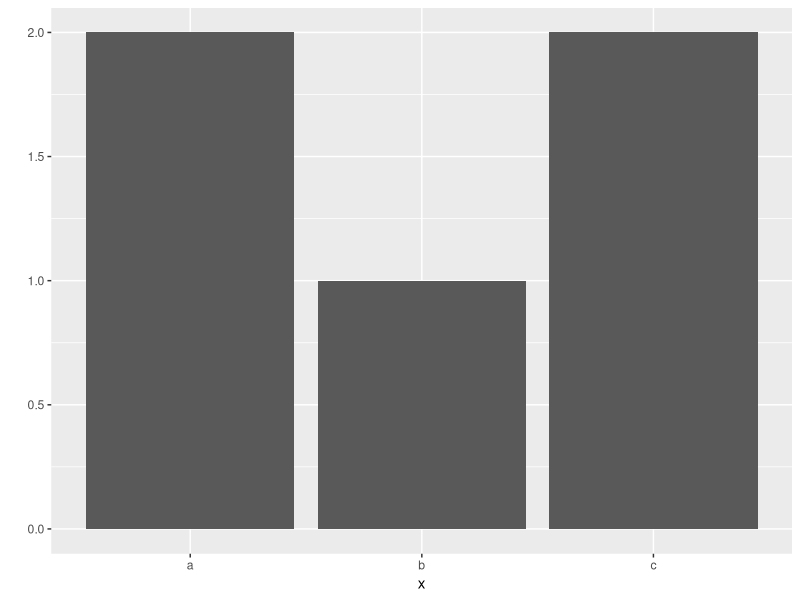
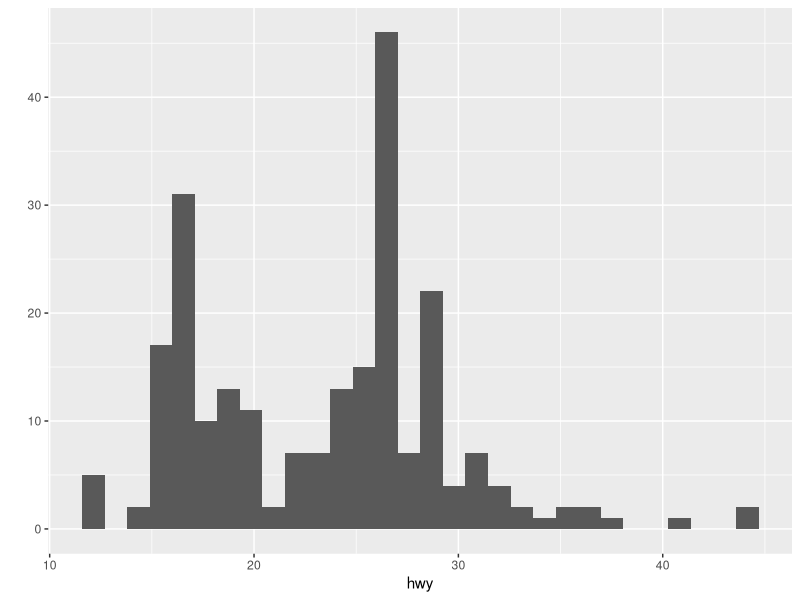
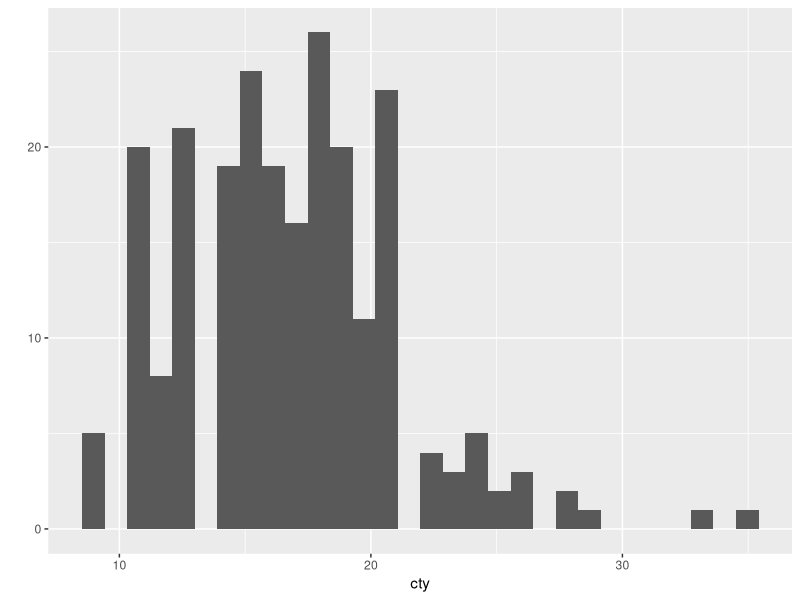
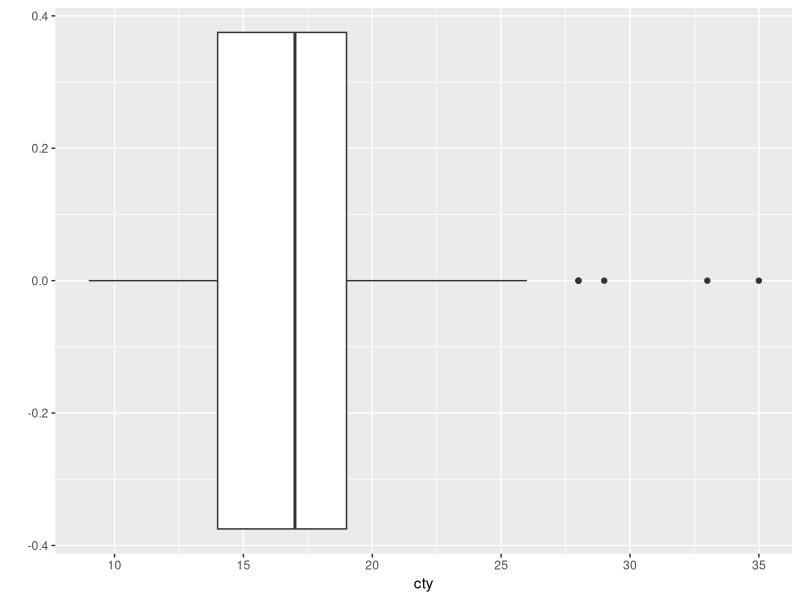
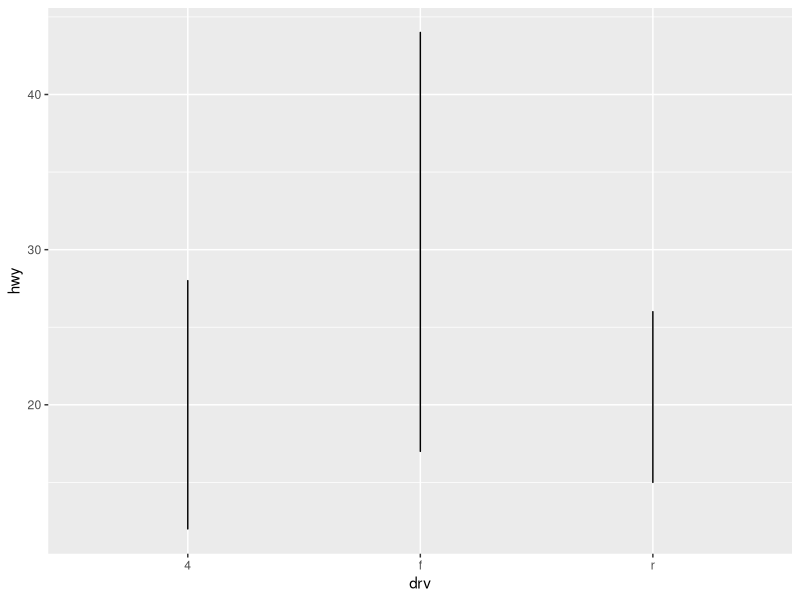
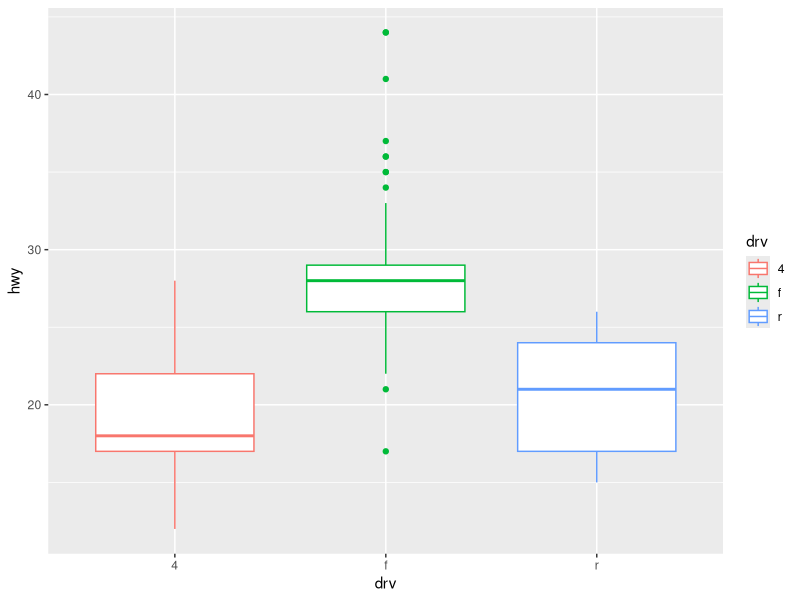
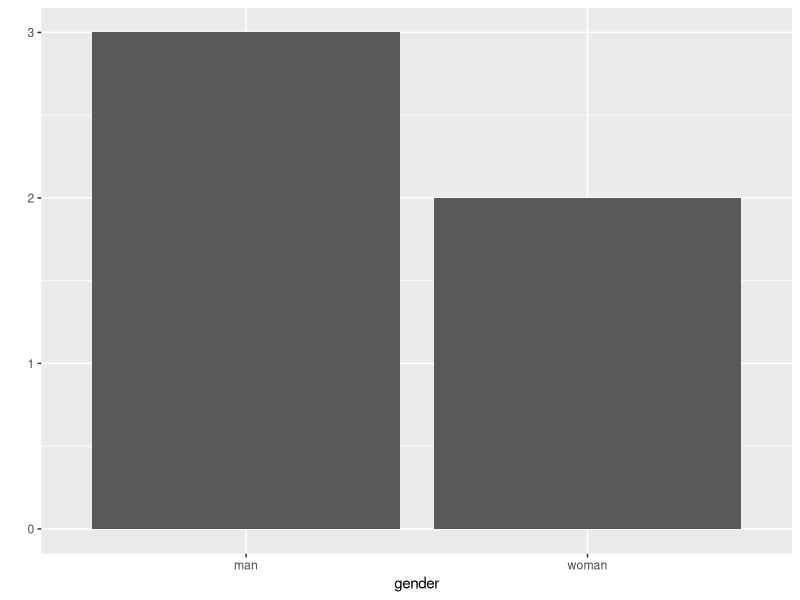
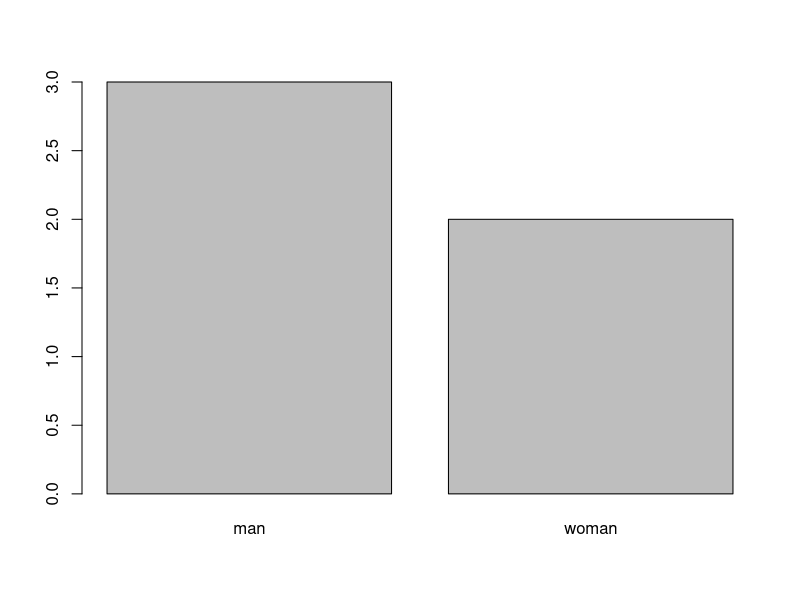

Source code (R) for these figures, in order:
#2022-07-12

#ggplot 패키지 설치

# installed.packages() -> 인스톨한 패키지 확인
# install.packages('ggplot2') -> 패키지 설치
library(ggplot2)
x = c('a', 'b' ,'a', 'c', 'c')
x
qplot(x)

# as 생략 가능 
mpg = as.data.frame(ggplot2::mpg)
mpg
head(mpg)
tail(mpg)
View(mpg)
str(mpg)
head(mpg, 10)

mpg$total = (mpg$cty+mpg$hwy)
mpg


# $avg = mpg$total/2
# View(mpg)
# head(mpg)

qplot(data = mpg, x = hwy, bins = 30)
qplot(data = mpg, x = cty)
qplot(data = mpg, x = cty, geom = 'boxplot')
qplot(data = mpg, x = drv, y = hwy, geom = 'line')
qplot(data = mpg, x = drv, y = hwy, geom = 'boxplot', colour = drv)
# mpg = as.data.frame(gglpot2::mpg)

gender = c('man', 'woman', 'woman', 'man', 'man')
gender
Ngender = as.factor(gender) # 타입 변환
Ngender
# plot(gender) 에러
# qplot(gender)

qplot(gender)
table(Ngender) #man woman 
               #  3     2
mode(Ngender) # "numeric"
class(Ngender) # "factor"
plot(Ngender) # factor로 변환하여 plot 사용 가능
is.factor(Ngender) # TRUE

args(factor) # factor함수 매개인자 정보 출력

Ogender = factor(gender, levels = c('woman', 'man'))
par(mfrow = c(1, 2))
plot(Ngender)
plot(Ogender)

dt = list(name='kim', wife='carry', gender=TRUE, chile.ages=c(4, 7, 9))
dt[1]      # 'kim'
dt['wife'] # 'carry'
dt[3]      # TRUE
length(dt) # 4

# 연산 사칙연산
sc7 = list(d=2:10+5) # 리스트 안해도 됨
sc7
sc8 = list(c(2:10)*3)
sc8

19%/%3 # 몫
19%%3 # 나머지

x = c(5, 10, 13, 3)
print(x/3)
print(x%/%2)
